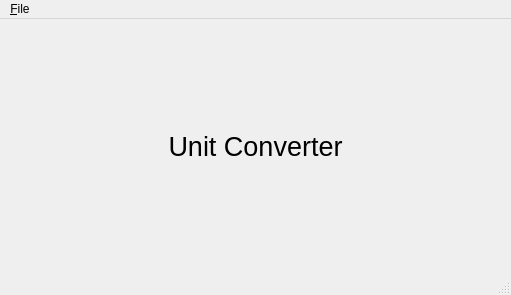
<?xml version="1.0" encoding="UTF-8"?>
<ui version="4.0">
 <class>MainWindow</class>
 <widget class="QMainWindow" name="MainWindow">
  <property name="geometry">
   <rect>
    <x>0</x>
    <y>0</y>
    <width>511</width>
    <height>295</height>
   </rect>
  </property>
  <property name="windowTitle">
   <string>MainWindow</string>
  </property>
  <widget class="QWidget" name="centralwidget">
   <layout class="QVBoxLayout" name="verticalLayout">
    <item>
     <widget class="QLabel" name="label">
      <property name="font">
       <font>
        <pointsize>20</pointsize>
       </font>
      </property>
      <property name="text">
       <string>Unit Converter</string>
      </property>
      <property name="scaledContents">
       <bool>false</bool>
      </property>
      <property name="alignment">
       <set>Qt::AlignCenter</set>
      </property>
     </widget>
    </item>
   </layout>
  </widget>
  <widget class="QMenuBar" name="menubar">
   <property name="geometry">
    <rect>
     <x>0</x>
     <y>0</y>
     <width>511</width>
     <height>30</height>
    </rect>
   </property>
   <widget class="QMenu" name="menuFile">
    <property name="title">
     <string>&amp;File</string>
    </property>
   </widget>
   <addaction name="menuFile"/>
  </widget>
  <widget class="QStatusBar" name="statusbar"/>
 </widget>
 <resources/>
 <connections/>
</ui>
